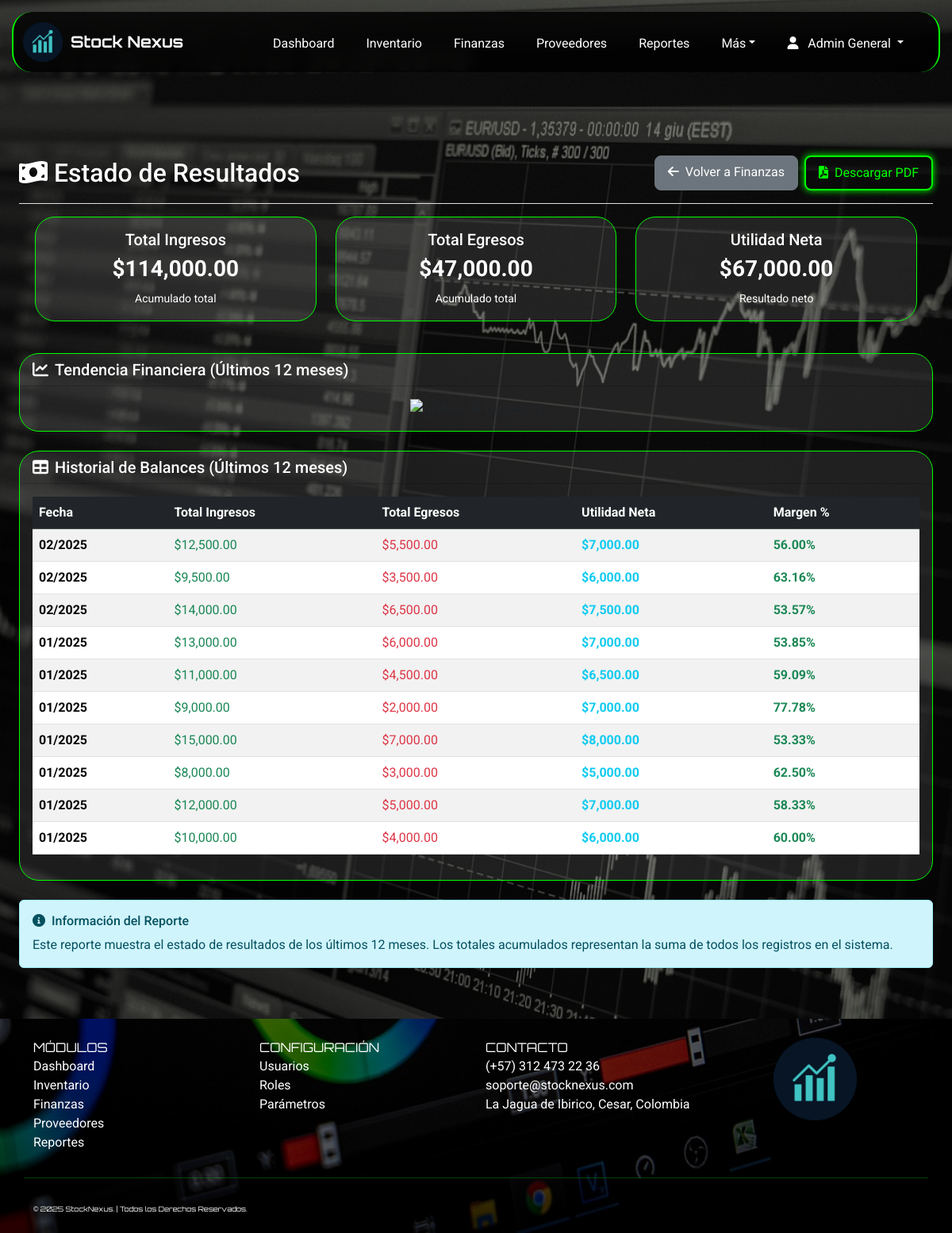
The app's page /index.php?page=estado_resultado (signed in) with its own data.
### tables this page shows
CREATE TABLE IF NOT EXISTS `balance_general` (
  `id_balance` int(11) NOT NULL AUTO_INCREMENT,
  `fecha_balance` date DEFAULT curdate(),
  `total_ingresos` decimal(14,2) DEFAULT 0.00,
  `total_egresos` decimal(14,2) DEFAULT 0.00,
  `utilidad` decimal(14,2) GENERATED ALWAYS AS (`total_ingresos` - `total_egresos`) STORED,
  PRIMARY KEY (`id_balance`)
);

### app/models/BalanceGeneral.php (called while the page is built, shortened)
<?php
class BalanceGeneral {
    private $db;
    public function __construct($database) {
        $this->db = $database;
    }
    public function listarBalances($limite = 12) {
        try {
            $stmt = $this->db->prepare("
                SELECT * FROM balance_general
                ORDER BY fecha_balance DESC
                LIMIT :limite
            ");
            $stmt->bindParam(':limite', $limite, PDO::PARAM_INT);
            $stmt->execute();
            return $stmt->fetchAll();
        } catch (PDOException $e) {
            error_log("Error en listarBalances: " . $e->getMessage());
            return [];
        }
    }
    public function obtenerTotalesPorMes($mes = null) {
        if (!empty($mes)) {
            $sql = "SELECT
                        COALESCE(SUM(total_ingresos), 0) AS total_ingresos,
                        COALESCE(SUM(total_egresos), 0) AS total_egresos,
                        COALESCE(SUM(utilidad), 0) AS utilidad_neta
                    FROM balance_general
                    WHERE DATE_FORMAT(fecha_balance, '%Y-%m') = :mes";
            $stmt = $this->db->prepare($sql);
            $stmt->bindParam(':mes', $mes);
        } else {
            $sql = "SELECT
                        COALESCE(SUM(total_ingresos), 0) AS total_ingresos,
                        COALESCE(SUM(total_egresos), 0) AS total_egresos,
                        COALESCE(SUM(utilidad), 0) AS utilidad_neta
                    FROM balance_general";
            $stmt = $this->db->prepare($sql);
        }
        $stmt->execute();
        return $stmt->fetch(PDO::FETCH_ASSOC);
    }
}

### app/views/Finanzas/estado_resultado.php (the view, shortened to what this page needs)
<?php
require_once __DIR__ . '/../../../config/database.php';
require_once __DIR__ . '/../../../app/models/BalanceGeneral.php';
$balanceModel = new BalanceGeneral($db);
$balances = $balanceModel->listarBalances(12);
$totalesAcumulados = $balanceModel->obtenerTotalesPorMes($mes);
$labels = [];
$ingresos = [];
$egresos = [];
$utilidades = [];
foreach (array_reverse($balances) as $balance) {
    $labels[] = date('m/Y', strtotime($balance['fecha_balance']));
    $ingresos[] = $balance['total_ingresos'];
    $egresos[] = $balance['total_egresos'];
    $utilidades[] = $balance['utilidad'];
}
$chartConfig = [
    "type" => "line",
    "data" => [
        "labels" => $labels,
        "datasets" => [
            ["label" => "Ingresos", "data" => $ingresos, "borderColor" => "#1cc88a", "fill" => false],
            ["label" => "Egresos", "data" => $egresos, "borderColor" => "#e74a3b", "fill" => false],
            ["label" => "Utilidad", "data" => $utilidades, "borderColor" => "#4e73df", "fill" => false]
        ]
    ],
    "options" => [
        "plugins" => ["legend" => ["position" => "top"]],
        "scales" => ["y" => ["beginAtZero" => true]]
    ]
];
$chartUrl = "https://quickchart.io/chart?c=" . urlencode(json_encode($chartConfig));
?>
<body>
<div class="container-fluid px-4 pb-5" style="margin-top:180px;">
    <div class="d-flex justify-content-between flex-wrap flex-md-nowrap align-items-center pt-3 pb-2 mb-3 border-bottom">
        <h1 class="h2"><i class="fas fa-money-bill-wave me-2"></i>Estado de Resultados</h1>
        <div class="btn-toolbar mb-2 mb-md-2">
            <div class="d-flex gap-2">
                <a href="index.php?page=finanzas" class="btn btn-secondary rounded-3 px-3 py-2">
                    <i class="fas fa-arrow-left me-2"></i>Volver a Finanzas
                </a>
                <a href="index.php?page=generar_pdf_estado_resultado" class="btn btn-neon rounded-3 px-3 py-2">
                    <i class="fas fa-file-pdf me-2"></i>Descargar PDF
                </a>
            </div>
        </div>
    </div>
        <div class="d-flex row mb-4 mx-2 no-print">
                <div class="col-md-4 mb-3">
                    <div class="card text-white h-100">
                        <div class="card-body">
                            <div class="text-center">
                                <h5 class="card-title">Total Ingresos</h5>
                                <h3 class="text-white"><strong>$<?= number_format($totalesAcumulados['total_ingresos'], 2) ?></strong></h3>
                                <small class="text-white">Acumulado total</small>
                            </div>
                        </div>
                    </div>
                </div>
                <div class="col-md-4 mb-3">
                    <div class="card text-white h-100">
                        <div class="card-body">
                            <div class="text-center">
                                <h5 class="card-title">Total Egresos</h5>
                                <h3 class="text-white"><strong>$<?= number_format($totalesAcumulados['total_egresos'], 2) ?></strong></h3>
                                <small class="text-white">Acumulado total</small>
                            </div>
                        </div>
                    </div>
                </div>
                <div class="col-md-4 mb-3">
                    <div class="card text-white h-100">
                        <div class="card-body">
                            <div class="text-center">
                                <h5 class="card-title">Utilidad Neta</h5>
                                <h3 class="text-white"><strong>$<?= number_format($totalesAcumulados['utilidad_neta'], 2) ?></strong></h3>
                                <small class="text-white">Resultado neto</small>
                            </div>
                        </div>
                    </div>
                </div>
            </div>
            <div class="card mb-4">
                <div class="card-header text-white">
                    <h5 class="card-title mb-0">
                        <i class="fas fa-chart-line me-2"></i>Tendencia Financiera (Últimos 12 meses)
                    </h5>
                </div>
                <div class="card-body text-center">
                    <img src="<?= $chartUrl ?>" alt="Gráfico de Tendencia" class="img-fluid" style="max-width: 800px;">
                </div>
            </div>
            <div class="card">
                <div class="card-header text-white">
                    <h5 class="card-title mb-0">
                        <i class="fas fa-table me-2"></i>Historial de Balances (Últimos 12 meses)
                    </h5>
                </div>
                <div class="card-body">
                    <div class="table-responsive">
                        <table class="table table-striped table-hover">
                            <thead class="table-dark">
                                <tr>
                                    <th>Fecha</th>
                                    <th>Total Ingresos</th>
                                    <th>Total Egresos</th>
                                    <th>Utilidad Neta</th>
                                    <th>Margen %</th>
                                </tr>
                            </thead>
                            <tbody>
                                <?php foreach ($balances as $balance): ?>
                                <?php
                                $margen = $balance['total_ingresos'] > 0 ? ($balance['utilidad'] / $balance['total_ingresos']) * 100 : 0;
                                $margenClass = $margen >= 0 ? 'text-success' : 'text-danger';
                                ?>
                                <tr>
                                    <td><strong><?= date('m/Y', strtotime($balance['fecha_balance'])) ?></strong></td>
                                    <td class="text-success">$<?= number_format($balance['total_ingresos'], 2) ?></td>
                                    <td class="text-danger">$<?= number_format($balance['total_egresos'], 2) ?></td>
                                    <td><strong class="text-info">$<?= number_format($balance['utilidad'], 2) ?></strong></td>
                                    <td>
                                        <span class="<?= $margenClass ?> fw-bold">
                                            <?= number_format($margen, 2) ?>%
                                        </span>
                                    </td>
                                </tr>
                                <?php endforeach; ?>
                            </tbody>
                        </table>
                    </div>
                </div>
            </div>
            <div class="row mt-4">
                <div class="col-12">
                    <div class="alert alert-info">
                        <h6><i class="fas fa-info-circle me-2"></i>Información del Reporte</h6>
                        <p class="mb-0">
                            Este reporte muestra el estado de resultados de los últimos 12 meses.
                            Los totales acumulados representan la suma de todos los registros en el sistema.
                        </p>
                    </div>
                </div>
            </div>
        </div>

### public/assets/style.css (style rules this page uses)
body { background-image: url(../img/fondo_body.jpg); min-height: 100vh; background-size: cover; background-position: center; background-repeat: no-repeat; background-attachment: fixed; position: relative; font-family: 'Roboto', sans-serif; background-color: #000; color: #fff; margin: 0; padding: 0; width: 100%; align-items: center; justify-content: center; }
body::before { content: ''; position: fixed; top: 0; left: 0; width: 100%; height: 100%; background-color: rgba(0, 0, 0, 0.5); z-index: -1; }
html { scroll-behavior: smooth; width: 100%; }
.btn-neon { color: #00ff00; border: 2px solid #00ff00; background-color: transparent; box-shadow: 0 0 10px #00ff00; transition: all 0.3s ease; }
.card { width: 100%; background-color: rgba(255, 255, 255, 0.1); border: 1px solid #00ff00; transition: transform 0.3s, box-shadow 0.3s; border-radius: 25px; }
img { height: 80%; width: 80%; transition: transform 0.3s ease; }

### records on screen
balance_general: fecha_balance "02/2025", total_ingresos "12,500.00", total_egresos "5,500.00", utilidad "7,000.00", margen "56.00"
balance_general: fecha_balance "02/2025", total_ingresos "9,500.00", total_egresos "3,500.00", utilidad "6,000.00", margen "63.16"
balance_general: fecha_balance "02/2025", total_ingresos "14,000.00", total_egresos "6,500.00", utilidad "7,500.00", margen "53.57"
balance_general: fecha_balance "01/2025", total_ingresos "13,000.00", total_egresos "6,000.00", utilidad "7,000.00", margen "53.85"
balance_general: fecha_balance "01/2025", total_ingresos "11,000.00", total_egresos "4,500.00", utilidad "6,500.00", margen "59.09"
balance_general: fecha_balance "01/2025", total_ingresos "9,000.00", total_egresos "2,000.00", utilidad "7,000.00", margen "77.78"
balance_general: fecha_balance "01/2025", total_ingresos "15,000.00", total_egresos "7,000.00", utilidad "8,000.00", margen "53.33"
balance_general: fecha_balance "01/2025", total_ingresos "8,000.00", total_egresos "3,000.00", utilidad "5,000.00", margen "62.50"
balance_general: fecha_balance "01/2025", total_ingresos "12,000.00", total_egresos "5,000.00", utilidad "7,000.00", margen "58.33"
balance_general: fecha_balance "01/2025", total_ingresos "10,000.00", total_egresos "4,000.00", utilidad "6,000.00", margen "60.00"

### other values on screen
$_SESSION['usuario_nombre'] "Admin General"
$totalesAcumulados['total_ingresos'] "114,000.00"
$totalesAcumulados['total_egresos'] "47,000.00"
$totalesAcumulados['utilidad_neta'] "67,000.00"
